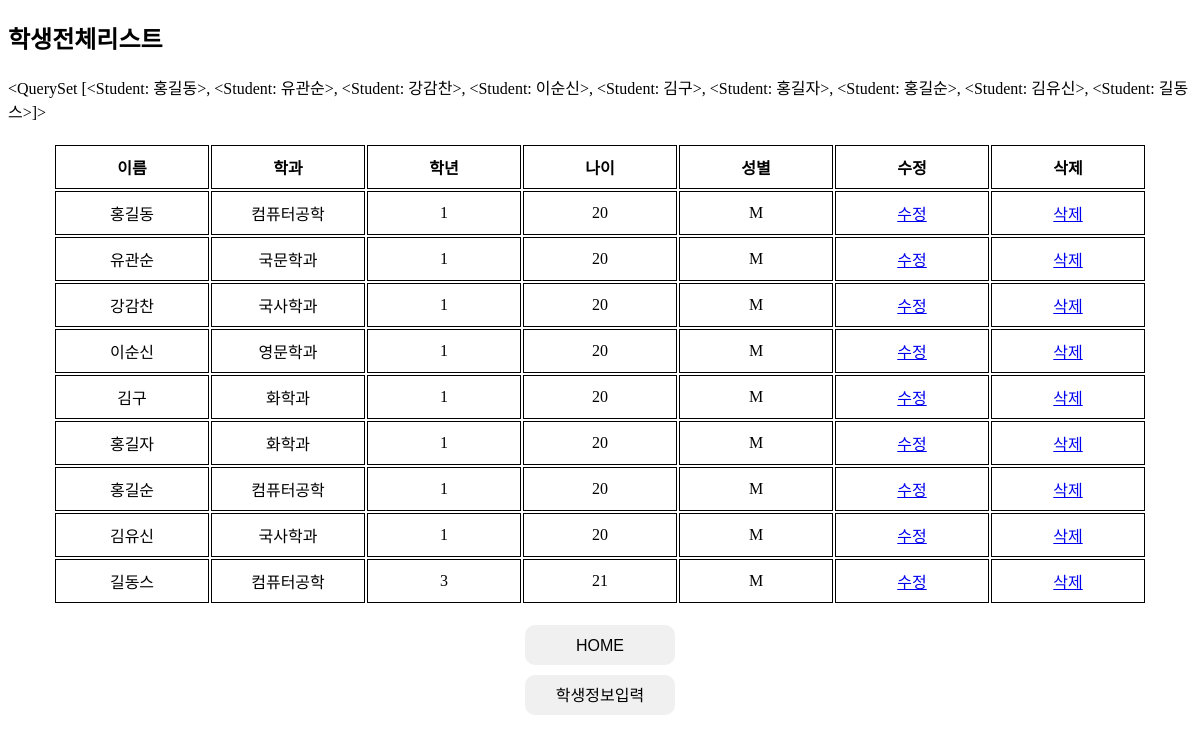
Page /students/list/ on the committed database.
### students/models.py (models this page shows)
class Student(models.Model):
    name = models.CharField(max_length=100)
    major = models.CharField(max_length=100)
    grade = models.IntegerField(default=1)
    age = models.IntegerField(default=20)
    gender = models.CharField(max_length=1, default='M')
    def __str__(self):
        return self.name

### students/views.py (the view)
# urls.py: path('list/', views.list, name='list'),
def list(request):
    students = Student.objects.all()
    context = {
        'students': students
    }
    return render(request, 'stu_list.html', context)

### students/templates/stu_list.html (shortened to what this page needs)
<!DOCTYPE html>
<html lang="en">
<head>
</head>
<body>
    <h2>학생전체리스트</h2>
    <div>
        {{students}}
    </div>
    <table>
        <tr>
            <th>이름</th>
            <th>학과</th>
            <th>학년</th>
            <th>나이</th>
            <th>성별</th>
            <th>수정</th>
            <th>삭제</th>
        </tr>
        {% for student in students %}
        <tr>
            <td>{{student.name}}</td>
            <td>{{student.major}}</td>
            <td>{{student.grade}}</td>
            <td>{{student.age}}</td>
            <td>{{student.gender}}</td>
            <td><a href="/">수정</a></td>
            <td><a href="/">삭제</a></td>
        </tr>
        {% endfor %}
    </table>
    <button><a href="/#">HOME</a></button>
    <button><a href="{% url 'students:write' %}">학생정보입력</a></button>
</body>
</html>

### students/templates/stu_list.html (style rules this page uses)
.main, table { text-align: center; margin: 20px auto; }
th, td { border: 1px solid black; border-collapse: collapse; }
td, th { width: 150px; height: 40px; }
button { width: 150px; height: 40px; margin: 10px auto; border-radius: 10px; font-size: 16px; cursor: pointer; border: none; display: block; text-align: center; transition: all 0.3s ease; background-color: #f0f0f0; }
button a { text-decoration: none; color: inherit; display: block; width: 100%; height: 100%; line-height: 40px; }

### rows in the picture
Student: name.name "<QuerySet [<Student: 홍길동>, <Student: 유관순>, <Student: 강감찬>, <Student: 이순신>, <Student: 김구>, <Student: 홍길자>, <Student: 홍길순>, <Student: 김유신>, <Student: 길동스>]>", name "홍길동", major "컴퓨터공학", grade "1", age "20", gender "M"
Student: name "유관순", major "국문학과", grade "1", age "20", gender "M"
Student: name "강감찬", major "국사학과", grade "1", age "20", gender "M"
Student: name "이순신", major "영문학과", grade "1", age "20", gender "M"
Student: name "김구", major "화학과", grade "1", age "20", gender "M"
Student: name "홍길자", major "화학과", grade "1", age "20", gender "M"
Student: name "홍길순", major "컴퓨터공학", grade "1", age "20", gender "M"
Student: name "김유신", major "국사학과", grade "1", age "20", gender "M"
Student: name "길동스", major "컴퓨터공학", grade "3", age "21", gender "M"
